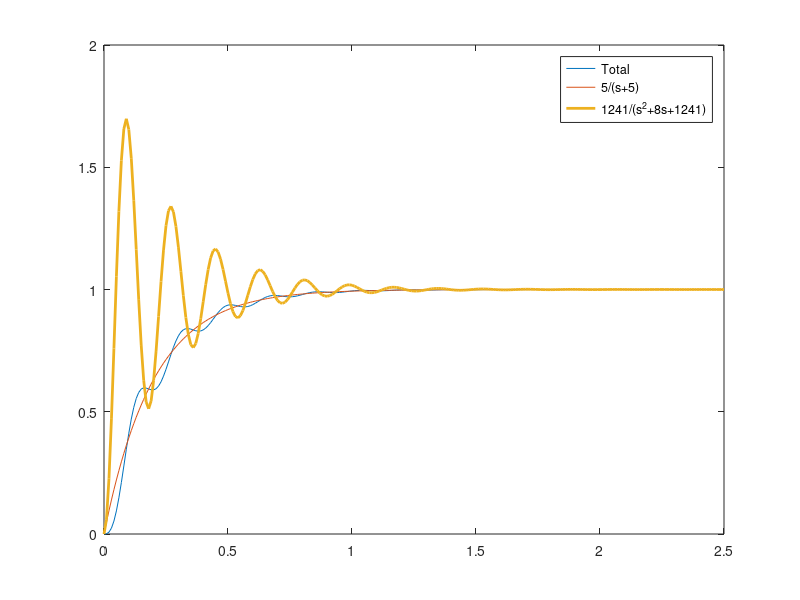

This chart was generated by the following MATLAB code: (Note: this script raises an error after producing the figure.)
% Lecture 8
%% --------------------------------------
% Dominant poles and step response
% ---------------------------------------
clear all;clc;close all;
s=tf('s');                              % Define la place variable
G=(6205)/(s*(s^2+13*s+1281));           % set transfer function
zpk(G)                                  % display in nice format
H_eq=feedback(G,1);                     % Closed loop transfer function
zpk(H_eq)                               % display in nice format
tau=1/5;                                % Set Tau
omega=sqrt(1241);                       % Set omega
zeta=8/(2*omega);                       % set Zeta
H1=(1/tau)/(1/tau+s);                   % Set H1
H2=omega^2/(omega^2+2*zeta*omega*s+s^2);% Set H2
% Check H1H2
H1*H2
% Determine step output
t=0:0.01:2.5;
y=step(H_eq,t);
y1=step(H1,t);
y2=step(H2,t);
plot(t,y,t,y1,t,y2,'Linewidth',2)
legend('Total','5/(s+5)','1241/(s^2+8s+1241)')
% Integral
D1=trapz(t,abs(y-y1));
D2=trapz(t,abs(y-y2));
%% -----------------------------------------------------
% Simple operations with state-space systems
% ------------------------------------------------------
% In series
s1 = rss(3, 1, 2)
s2 = rss(2, 3, 1)
stotal = s2 * s1        % Why s2*s1 and not reverse?
% Parallel
s1 = rss(3, 1, 2)
s2 = rss(2, 1, 2)
stotal = s1 + s2
% feedback loops
a = [  0       1      0   ; ...
      -0.0071 -0.111  0.12; ...
       0       0.07  -0.3];
b = [  0 ;    -0.095; 0.072];
c = [ 1    0    0; ...  % theta
      0    1    0; ...  % q
      0    0    1; ...  % alpha
      1    0   -1]  ;    % gamma = theta - alpha
d = zeros(4, 1);
sys2 = ss(a, b, c, d)
k = [ 0  -0.67 0  0];
sclosed = feedback(sys2, k)
% check eigenvalues
eig(sys2.A)
eig(sclosed.A)
%% -------------------------------------
% Yaw response of an aircraft
% --------------------------------------
clear all,clc,close all,format;
A=[-0.2,0.06,0,-1;...
    0,0,1,0;...
    -17,0,-3.8,1;...
    9.4,0,-0.4,-0.6];
B=[-0.01,0.06;...
    0,0;...
    -32,5.4;...
    2.6,-7];
C=[0,0,0,1];
D=[0];
sys=ss(A,B(:,2),C,D); % need only rudder input and output is r
t=0:0.001:20;
step(sys,t);
%% -------------------------------------
% Yaw response of an aircraft 2
% --------------------------------------
clear all,clc,close all,format;
Kd=-0.5;
A=[-0.2,0.06,0,-1;...
    0,0,1,0;...
    -17,0,-3.8,1;...
    9.4,0,-0.4,-0.6];
B=[-0.01,0.06;...
    0,0;...
    -32,5.4;...
    2.6,-7];
C=diag(ones(4,1));
D=zeros(4,2);
SYS=ss(A,B,C,D)
K=[0,0,0,0;...
    0,0,0,Kd]
SYSclosed=feedback(SYS,K)
%% ------------------------------------
% Control with state space systems 2
% -------------------------------------
clear all,clc,close all,format;
Kd=-0.5;
A=[-0.2,0.06,0,-1;...
    0,0,1,0;...
    -17,0,-3.8,1;...
    9.4,0,-0.4,-0.6];
B=[-0.01,0.06;...
    0,0;...
    -32,5.4;...
    2.6,-7];
C=[0,0,0,1];
D=[0,0];
SYS=ss(A,B,C,D);
K1=[0;Kd];
SYSclosed=feedback(SYS,K1);
K2=[0; Kd * ss(-0.5, 0.5, -1, 1)];
SYSclosed2=feedback(SYS,K2);
% actual question
t=0.1:0.1:20;
input=[[ones(1,10),zeros(1,190)]',[zeros(200,1)]];
lsim(SYS,SYSclosed,SYSclosed2,input,t)
[Y1,T1,X1]=lsim(SYS,input,t);
[Y2,T2,X2]=lsim(SYSclosed,input,t);
[Y3,T3,X3]=lsim(SYSclosed2,input,t);
% zeta SYS
-eig(SYS.A);real(ans(2))/abs(ans(2))        % Better use command damp()
% zeta SYSclosed
-eig(SYSclosed.A);real(ans(2))/abs(ans(2))  % Better use command damp()
%% -------------------------------------
% wash out filter test
% --------------------------------------
t = 0:0.1:10;
wash = ss(-0.5, 0.5, -1, 1)
y = step(wash, t);
plot(t, y)
%% -------------------------------------
% constructing system models
% --------------------------------------
clear all,clc,close all;
s = tf('s');
h1 = 1/s^2;
hs = [h1; ...         % attitude out
      h1*s];           % differentiated attitude = velocity out
ssat=ss(hs);
% enter the transfer function
h2 = 40/(s^2 + 12*s + 40);
hm = [ h2; ...      % attitude (measured)
       h2*s ];       % rotational velocity (measured)
% convert to state-space
ssen = ss(hm);
% controller
Ks = 0.5;
% merge
sys = append(ssat, ssen, Ks);
% connect
Q = [ 1  5  0; ...    % connecting the input of the satellite
      3 -3 -4; ...    % connecting the sensor to the controller (feedback)
      2  1  0];       % input of sensor gets satellite attitude
                      % connection matrix is now complete
inputs = [ 3 ];
outputs = [5 1 2];
sysc = connect(sys, Q, inputs, outputs)
% check
hc = feedback(Ks * h1, h2 * (1 + s))
pole(hc)
eig(sysc.A)
%% ------------------------------------
% Roll control of an aircraft
% -------------------------------------
clear all,clc,close all;
Ka=4;
tau_a=1;
Kap=0.6;
s = tf('s');
autopilot=Kap;
actuator=9/(s^2+5*s+9);
roll_dyna=Ka/((tau_a*s+1)*s);
% normal way
SYS=feedback(ss(autopilot*actuator*roll_dyna),1);
% assembly way
sautopilot=ss(autopilot);
sactuator=ss(actuator);
sroll_dyna=ss(roll_dyna);
sys=append(sautopilot,sactuator,sroll_dyna,1);
input=[1];
output=[1,2,3];
Q=[4,3;1,-4;2,1;3,2];
sysc=connect(sys,Q,input,output);
pole(SYS)
eig(sysc)
%% ---------------------------------------
% Control of the Moller skycar
% ----------------------------------------
clear all,clc,close all
K=0.6;
s=tf('s');
H1=(K*(4*s^2+2*s+1))/(s*(1+0.1*s));
H2=1/(s^2*(s^2+s+4));
sH1=ss(H1);
sH2=ss(H2);
sys=append(sH1,sH2);
Q=[1,-2;2,1];
input=[1];
output=[2,1];
sysc=connect(sys,Q,input,output);
% Normal way
SYS=feedback(ss(H1*H2),1);
eig(sysc)
pole(SYS)
sysc.a
sysc.b
sysc.c
sysc.d